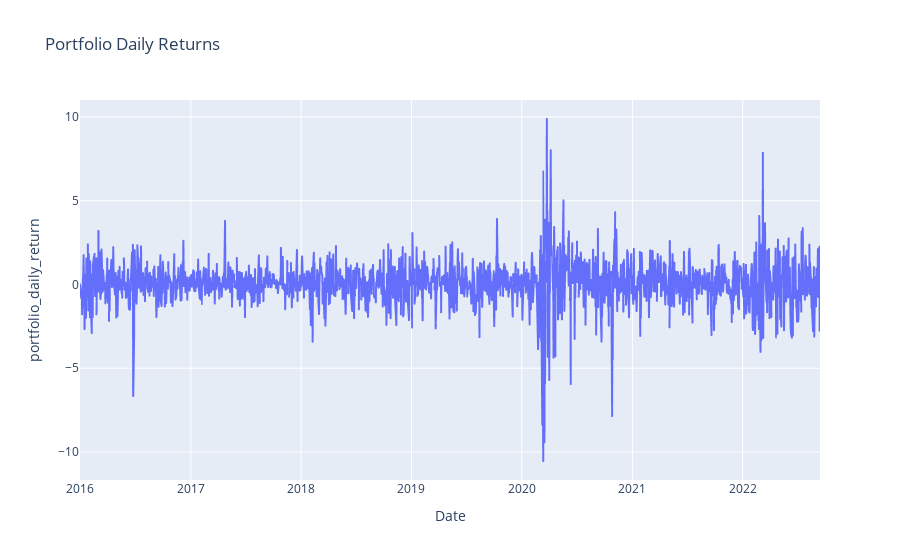

Source (notebook cell):
### Code cell
# plot daily returns
fig = px.line(df_allocation, y="portfolio_daily_return", title='Portfolio Daily Returns')
fig.show()

### Figure 1 — Plotly figure (JSON) as saved in the notebook; plotly's stock layout.template omitted (floating-point values rounded to 4 significant figures; data arrays with more than 128 entries replaced by an {"elided": "..."} marker saying what was removed)
{"data": [{"hovertemplate": "Date=%{x}<br>portfolio_daily_return=%{y}<extra></extra>", "legendgroup": "", "line": {"color": "#636efa", "dash": "solid"}, "mode": "lines", "name": "", "showlegend": false, "type": "scattergl", "x": {"elided": "1732 str values"}, "xaxis": "x", "y": {"elided": "1732 float values"}, "yaxis": "y"}], "layout": {"legend": {"tracegroupgap": 0}, "title": {"text": "Portfolio Daily Returns"}, "xaxis": {"anchor": "y", "domain": [0, 1], "title": {"text": "Date"}}, "yaxis": {"anchor": "x", "domain": [0, 1], "title": {"text": "portfolio_daily_return"}}}}
